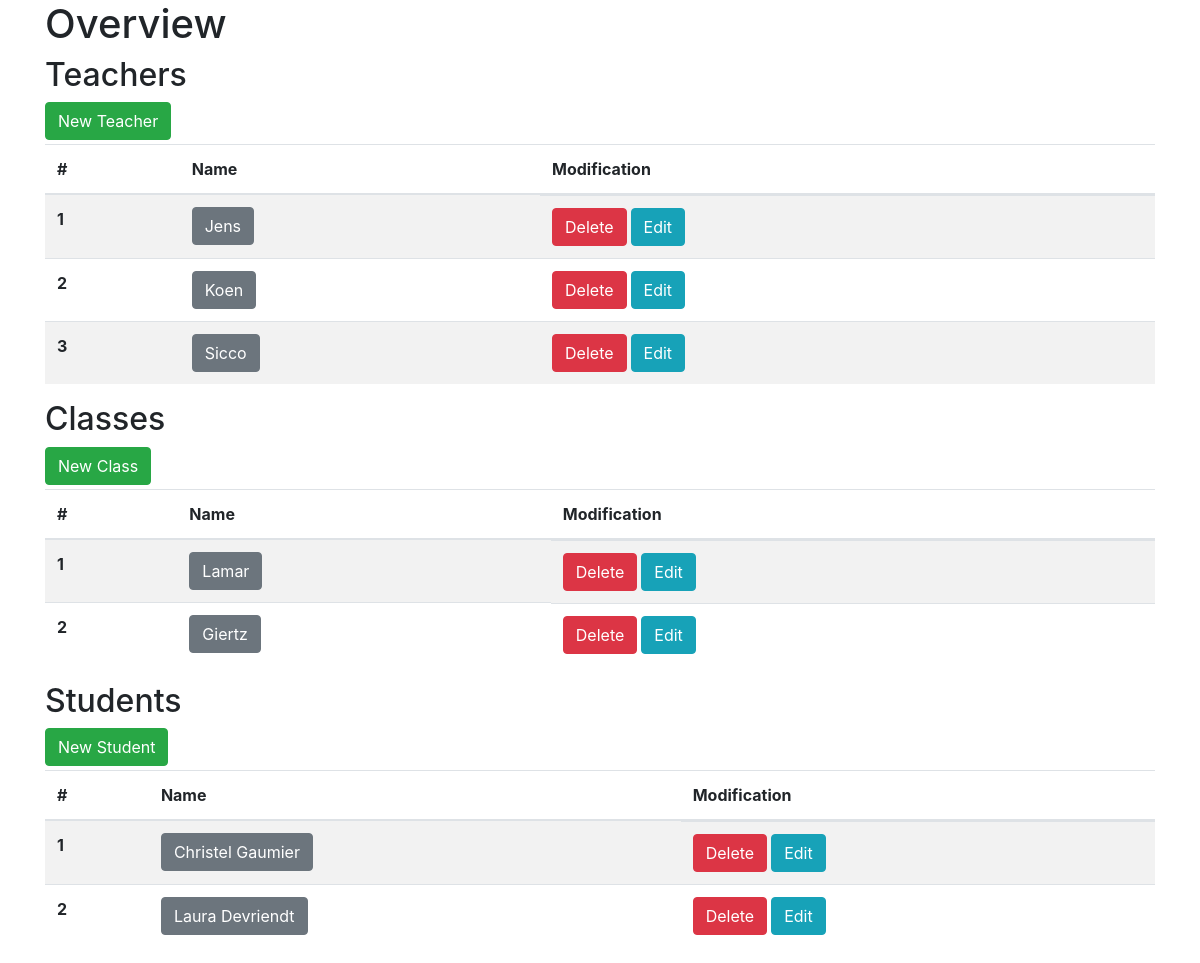
The page / on the database its author committed.
### tables this page shows
CREATE TABLE `teacher` (
  `teacher_id` int(11) NOT NULL AUTO_INCREMENT,
  `name` varchar(100) NOT NULL,
  `email` varchar(2083) NOT NULL,
  PRIMARY KEY (`teacher_id`)
);

CREATE TABLE `class` (
  `class_id` int(11) NOT NULL AUTO_INCREMENT,
  `name` varchar(100) NOT NULL,
  `campus` varchar(100) NOT NULL,
  `teacher_id` int(11) NOT NULL,
  PRIMARY KEY (`class_id`),
  KEY `class_FK` (`teacher_id`),
  CONSTRAINT `class_FK` FOREIGN KEY (`teacher_id`) REFERENCES `teacher` (`teacher_id`) ON DELETE CASCADE
);

CREATE TABLE `student` (
  `student_id` int(11) NOT NULL AUTO_INCREMENT,
  `name` varchar(100) NOT NULL,
  `email` varchar(2083) NOT NULL,
  `class_id` int(11) NOT NULL,
  PRIMARY KEY (`student_id`),
  KEY `student_FK` (`class_id`),
  CONSTRAINT `student_FK` FOREIGN KEY (`class_id`) REFERENCES `class` (`class_id`) ON DELETE CASCADE
);

### Controller/OverviewController.php (called while the page is built, shortened)
<?php
class OverviewController implements ControllerInterface
{
    public function render()
    {
        $manager = new DatabaseManager();
        $teachers = $manager->getTeachers();
        $classes = $manager->getClasses();
        $students = $manager->getStudents();
        require 'View/overview.php';
    }
}

### index.php (called while the page is built, shortened)
<?php
require 'Controller/OverviewController.php';
require 'Model/DatabaseManager.php';
require 'Model/Teacher.php';
require 'Model/ClassBecode.php';
require 'Model/Student.php';
if (isset($_GET['create'])) {
    $controller=new ControllerCreate();
}  elseif(isset($_GET['details'])) {
    $controller = new DetailController();
} elseif (isset($_GET['edit'])){
    $controller=new ControllerEdit();
}
else {
    $controller = new OverviewController();
}
$controller->render();

### Model/DatabaseManager.php (called while the page is built, shortened)
<?php
class DatabaseManager
{
    protected PDO $dbcontroller;
    protected $teachers = [];
    protected $classes = [];
    protected $students = [];
    public function __construct()
    {
        $dbhost = "localhost";
        $dbuser = "becode";
        $dbpass = PASS;
        $db = "crud";
        $driverOptions = [
            PDO::MYSQL_ATTR_INIT_COMMAND => "SET NAMES 'utf8'",
            PDO::ATTR_ERRMODE => PDO::ERRMODE_EXCEPTION,
            PDO::ATTR_DEFAULT_FETCH_MODE => PDO::FETCH_ASSOC,
        ];
        $this->dbcontroller = new PDO('mysql:host=' . $dbhost . ';dbname=' . $db, $dbuser, $dbpass, $driverOptions);
        $this->fetchTeachers();
        $this->fetchClasses();
        $this->fetchStudents();
    }
    public function getDbcontroller(): PDO
    {
        return $this->dbcontroller;
    }
    public function getTeachers(): ?array
    {
        $this->fetchTeachers();
        return $this->teachers;
    }
    public function getClasses(): ?array
    {
        $this->fetchClasses();
        return $this->classes;
    }
    public function getStudents(): ?array
    {
        $this->fetchStudents();
        return $this->students;
    }
    private function fetchTeachers()
    {
        $this->teachers = [];
        $handle = $this->getDbcontroller()->prepare('SELECT * FROM teacher');
        $handle->execute();
        $teachers = $handle->fetchAll();
        foreach ($teachers as $teacher) {
            $this->teachers[] = new Teacher((int)$teacher['teacher_id'], $teacher['name'], $teacher['email']);
        }
    }
    private function fetchClasses()
    {
        $this->classes = [];
        $handle = $this->getDbcontroller()->prepare('SELECT class_id, class.name as className, campus, class.teacher_id, teacher.name as teacherName,email FROM class JOIN teacher ON class.teacher_id=teacher.teacher_id');
        $handle->execute();
        $classes = $handle->fetchAll();
        foreach ($classes as $class) {
            $this->classes[] = new ClassBecode((int)$class['class_id'], $class['className'], $class['campus'],
                new Teacher ((int)$class['teacher_id'], $class['teacherName'], $class['email']));
        }
    }
    private function fetchStudents()
    {
        $this->students = [];
        $handle = $this->getDbcontroller()->prepare('SELECT student_id, student.name as studentName, student.email as studentEmail, class.class_id, class.name as className, campus, class.teacher_id, teacher.name as teacherName,teacher.email FROM student JOIN class ON student.class_id=class.class_id JOIN teacher ON teacher.teacher_id=class.teacher_id');
        $handle->execute();
        $students = $handle->fetchAll();
        foreach ($students as $student) {
            $this->students[] = new Student((int)$student['student_id'], $student['studentName'], $student['studentEmail'],
                new ClassBecode((int)$student['class_id'], $student['className'], $student['campus'],
                    new Teacher ((int)$student['teacher_id'], $student['teacherName'], $student['email'])));
        }
    }
}

### Model/Teacher.php (called while the page is built, shortened)
<?php
class Teacher
{
    private int $id;
    private string $name;
    public function __construct(int $id, string $name, string $email)
    {
        $this->id = $id;
        $this->name = $name;
    }
    public function getId(): int
    {
        return $this->id;
    }
    public function getName(): string
    {
        return $this->name;
    }
}

### Model/ClassBecode.php (called while the page is built, shortened)
<?php
class ClassBecode
{
private int $id;
private string $name;
    public function __construct(int $id, string $name, string $campus, Teacher $teacher)
    {
        $this->id = $id;
        $this->name = $name;
    }
    public function getId(): int
    {
        return $this->id;
    }
    public function getName(): string
    {
        return $this->name;
    }
}

### Model/Student.php (called while the page is built, shortened)
<?php
class Student
{
private int $id;
private string $name;
    public function __construct(int $id, string $name, string $email, ClassBecode $class)
    {
        $this->id = $id;
        $this->name = $name;
    }
    public function getId(): int
    {
        return $this->id;
    }
    public function getName(): string
    {
        return $this->name;
    }
}

### View/overview.php (the view, shortened to what this page needs)
<?php require 'includes/header.php' ?>
<section class="container">
    <?php if (empty($teacherEdit) && empty($editClass) && empty($studentEdit)): ?>
        <h1>Overview</h1>
        <h2>Teachers</h2>
            <a href="?create=teacher" class='mb-1 btn btn-success' type='submit'>New Teacher</a>
    <?php if(!empty($teachers)) :?>
        <table class="table table-striped">
            <thead>
            <tr>
                <th>#</th>
                <th>Name</th>
                <th>Modification</th>
            </tr>
            </thead>
            <tbody>
            <?php
            foreach ($teachers as $key => $teacher) {
                $key += 1;
                echo "
        <tr>
            <th scope='row'>$key</th>
            <td><a href='?details=teacher&id={$teacher->getId()}' class='btn btn-secondary'>{$teacher->getName()}</a></td>
            <td class='d-flex'>
            <form method='post' action=''>
            <button  class='btn btn-danger mr-1' type='submit' name='deleteTeacher' value='{$teacher->getId()}'>Delete</button>
            <input type='hidden' name='teacherId' value='{$teacher->getId()}'>
            </form>
             <a href='?edit=teacher&id={$teacher->getId()}' class='btn btn-info'>Edit</a>
            </td>
        </tr>";
            }
            ?>
            </tbody>
        </table>
    <?php endif;?>
    <?php endif; ?>
    <?php if (empty($teacherEdit) && empty($editClass) && empty($studentEdit) &&!empty($teachers)): ?>
        <h2>Classes</h2>
        <a href='?create=class' class='mb-1 btn btn-success' type='submit'>New Class</a>
      <?php if (!empty($classes)) :?>
        <table class="table table-striped">
            <thead>
            <tr>
                <th>#</th>
                <th>Name</th>
                <th>Modification</th>
            </tr>
            </thead>
            <tbody>
            <?php
            foreach ($classes as $key => $class) {
                $key += 1;
                echo "
        <tr>
            <th scope='row'>$key</th>
            <td><a class='btn btn-secondary'  href='?details=class&id={$class->getId()}'>{$class->getName()}</a></td>
            <td class='d-flex'><form method='post'>
                        <input type='hidden' name='classId' value='{$class->getId()}'>
            <button  class='mr-1 btn btn-danger' type='submit' name='deleteClass'  value='{$class->getId()}'>Delete</button>
</form>
             <a href='?edit=class&id={$class->getId()}' class='btn btn-info'>Edit</a>
</td>
        </tr>";
            }
            ?>
            </tbody>
        </table>
       <?php endif ?>
    <?php endif; ?>
    <?php if (empty($teacherEdit) && empty($editClass) && empty($studentEdit) &&!empty($classes)): ?>
        <h2>Students</h2>
            <a href='?create=student' class='mb-1 btn btn-success' type='submit'>New Student</a>
     <?php if (!empty($students)) :?>
        <table class="table table-striped">
            <thead>
            <tr>
                <th>#</th>
                <th>Name</th>
                <th>Modification</th>
            </tr>
            </thead>
            <tbody>
            <?php
            foreach ($students as $key => $student) {
                $order = $key + 1;
                echo "
        <tr>
            <th scope='row'>$order</th>
            <td><a class='btn btn-secondary'  href='?details=student&id={$student->getId()}'>{$student->getName()}</a></td>
            <td class='d-flex'><form method='post'>
            <button  class='mr-1 btn btn-danger' type='submit' name='deleteStudent' value='{$student->getId()}' >Delete</button>
            </form>
             <a href='?edit=student&id={$student->getId()}' class='btn btn-info'>Edit</a>
</td>
        </tr>";
            }
            ?>
            </tbody>
        </table>
     <?php endif ?>
    <?php endif; ?>
</section>
<?php require 'includes/footer.php' ?>

### View/includes/header.php (shortened to what this page needs)
<!doctype html>
<html lang="en">
<head>
    <link rel="stylesheet" href="https://stackpath.bootstrapcdn.com/bootstrap/4.5.2/css/bootstrap.min.css">
</head>
<body>

### View/includes/footer.php (shortened to what this page needs)
</body>
</html>

### rows shown on the page
teacher: name "Jens"
teacher: name "Koen"
teacher: name "Sicco", $teacher->getId() 18 (drawn)
class: name "Lamar", $class->getId() 3 (drawn)
student: order "1", name "Christel Gaumier", $student->getId() 8 (drawn)
student: order "2", name "Laura Devriendt", $student->getId() 9 (drawn)

### other values the page prints
$class->getName() "Giertz"
